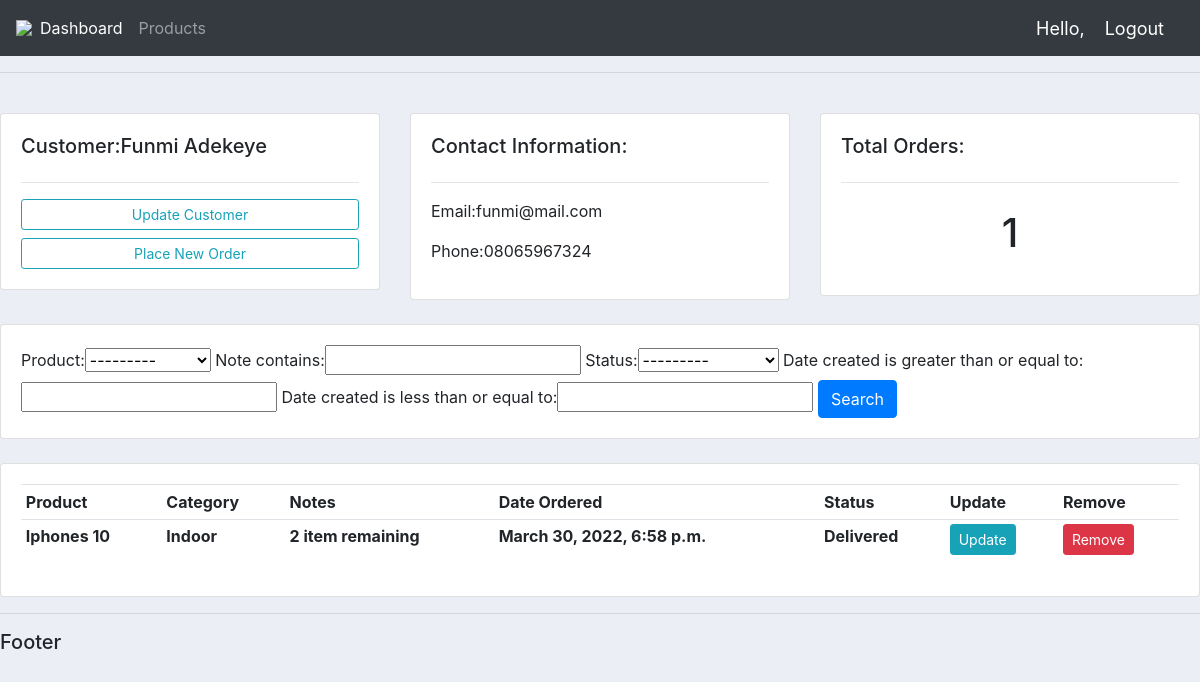
The app's page /customer/1/ with its own data.
### accounts/models.py (models this page shows, shortened)
class Customer(models.Model):
    profile = models.ImageField(null=True, blank=True)
    name = models.CharField(max_length=200, null=True)
    surname = models.CharField(max_length=200, null=True)
    email = models.CharField(max_length=200, null=True)
    date_created = models.DateTimeField(auto_now_add=True)
    phone = models.CharField(max_length=100, null=True)

class Order(models.Model):
    STATUS = (
        ('Delivered', 'Delivered'),
        ('Pending', 'Pending'),
        ('Out for Delivery', 'Out for Delivery')
    )
    customer = models.ForeignKey(Customer, on_delete=models.CASCADE)
    product = models.ForeignKey(Product, on_delete=models.CASCADE)
    note = models.CharField(max_length=200, null=True)
    date_created = models.DateTimeField(auto_now_add=True, null=True)
    status = models.CharField(max_length=100, null=True, choices=STATUS)

class Product(models.Model):
    CATEGORY = (
        ('Indoor', 'Indoor'),
        ('Outdoor', 'Outdoor')
    )
    name = models.CharField(max_length=100, null=True)
    price = models.FloatField()
    category = models.CharField(max_length=255, null=True, choices=CATEGORY)
    description = models.CharField(max_length=255, null=True, blank=True)
    tags = models.ManyToManyField(Tag)
    date_created = models.DateTimeField(auto_now_add=True, null=True)
    def __str__(self):
        return self.name

### accounts/views.py (the view)
# urls.py: path('customer/<int:pk_id>/',views.customer,name='customer'),
def customer(request, pk_id):
    try:
        customer = Customer.objects.get(id=pk_id)
        orders = customer.order_set.all()  # what does it do
        total_orders = orders.count()
        myFilter = OrderFilter(request.GET, queryset=orders)
        orders = myFilter.qs
    except:
        customer = {}
        orders = {}
        myFilter = {}
        total_orders = ""
    context = {
        'customer': customer,
        'orders': orders,
        'total_orders': total_orders,
        'myFilter': myFilter,
    }
    return render(request, 'customer.html', context)

### template/customer.html
{% extends 'main.html' %}
{% block content %}
<br>
    <div class='row'>
        <div class='col-md'>
            <div class='card card-body'>
                <h5>Customer:{{ customer.name }} {{customer.surname}}</h5>
<hr>
                         <a class='btn btn-outline-info btn-sm btn-block' href="">Update Customer</a>
                        <a class='btn btn-outline-info btn-sm btn-block' href="{% url 'orderform' customer.id %}">Place New Order</a>
            </div>
        </div>
                    <div class='col-md'>
                        <div class='card card-body'>
                            <h5>Contact Information:</h5>
                        {% for info in orders %}
                    <hr>
                            <p>Email:{{ info.customer.email}}</p>
                            <p>Phone:{{ info.customer.phone}}</p>
                        {% endfor %}
                        </div>
                    </div>
        <div class='col-md'>
            <div class='card card-body'>
                <h5>Total Orders:</h5>
        <hr>
            <h1 style='text-align:center;padding:10px'>{{ total_orders }}</h1>
            </div>
        </div>
    </div>
<br>
                <div class='row'>
                    <div class ='col'>
                        <div class='card card-body'>
                        <form method='GET'>
                        {{myFilter.form}}
                        <button class="btn btn-primary" type="submit">Search</button>
                        </form>
                        </div>
                        </div>
                        </div>
            <br>
                <div class='row'>
                    <div class ='col-md'>
                        <div class='card card-body'>
                            <table class='table table-sm'>
                                <tr>
                                    <th>Product</th>
                                    <th>Category</th>
                                    <th>Notes</th>
                                    <th>Date Ordered</th>
                                    <th>Status</th>
                                    <th>Update</th>
                                    <th>Remove</th>
                                </tr>
                                    {% for order in orders %}
                                <tr>
                                    <th>{{ order.product }}</th>
                                    <th>{{ order.product.category }}</th>
                                    <th>{{ order.note }}
                                    <th>{{ order.date_created }}</th>
                                    <th>{{ order.status }}</th>
                                    <th><a class="btn btn-sm btn-info" href="{% url 'updates' order.id %}">Update</a></th>
                                    <th><a class="btn btn-sm btn-danger" href="{% url 'delete' order.id %}">Remove</a></th>
                                    {% endfor %}
                                </tr>
                            </table>
                        </div>
                    </div>
                </div>
{% endblock  %}

### static/css/main.css (style rules this page uses)
body { background-color:#ebeff5; }

### records on screen
Customer: name "Funmi", surname "Adekeye"
Order: customer.email "funmi@mail.com", customer.phone "08065967324", product "Iphones 10", product.category "Indoor", note "2 item remaining", date_created "March 30, 2022, 6:58 p.m.", status "Delivered"

### other values on screen
{{ total_orders }} "1"
